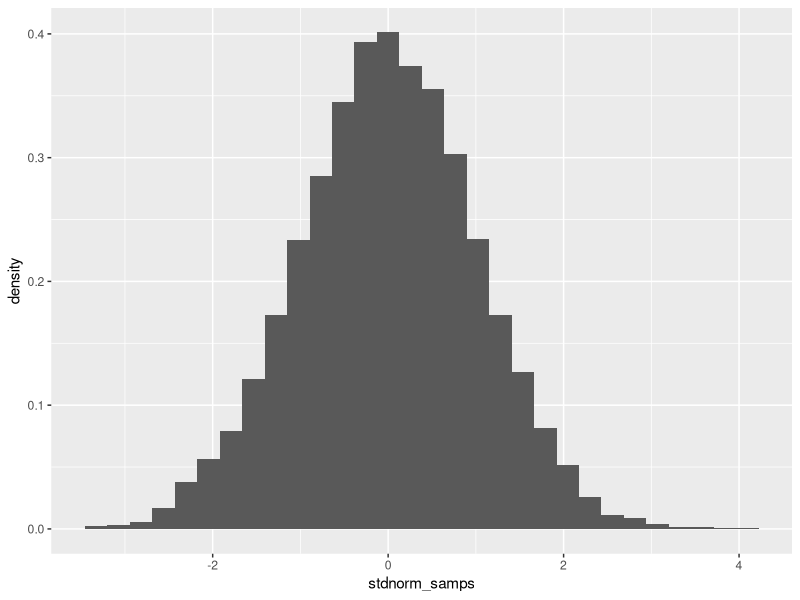
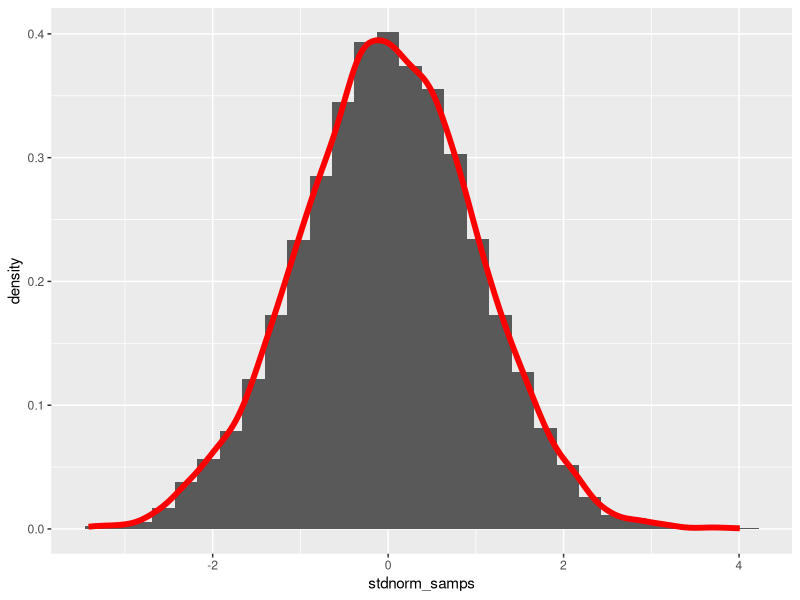

The R source for these figures, in order: (Note: this script raises an error after producing the figures.)
# Meeting 7

# Draw 10000 samples from a standard normal dist
stdnorm_samps <- rnorm(n = 10000, mean = 0, sd = 1)

library(ggplot2)

ggplot(data = NULL, aes(x = stdnorm_samps)) +
  geom_histogram(aes( y = ..density.. ))

sd(stdnorm_samps)
mean(stdnorm_samps)

# add a density plot
ggplot(data = NULL, aes(x = stdnorm_samps)) +
  geom_histogram(aes( y = ..density.. )) +
  geom_density(colour = "red", size = 2)

# add the functional form of the normal
ggplot(data = NULL, aes(x = stdnorm_samps)) +
  geom_histogram(aes( y = ..density.. )) +
  geom_density(colour = "red", size = 2) +
  stat_function( fun = dnorm, colour = "blue", 
                 alpha = 0.6, size = 2)

# Get our quantiles
qnorm(p = 0.025, mean = 0, sd = 1)
qnorm(p = 0.975, mean = 0, sd = 1)

ggplot(data = NULL, aes(x = stdnorm_samps)) +
  geom_histogram(aes( y = ..density.. )) +
  geom_density(colour = "red", size = 2) +
  stat_function( fun = dnorm, colour = "blue", 
                 alpha = 0.6, size = 2) +
  geom_vline(xintercept = c(-1.96, 1.96), size = 2)



# Sample from poisson
my_pois_sample <- rpois(100, lambda = 1)
ggplot() +
  geom_histogram(aes(x = my_pois_sample, y = ..density..))

mean(my_pois_sample)
sd(my_pois_sample)

# standard error of the mean
sd(my_pois_sample) / sqrt(100)
